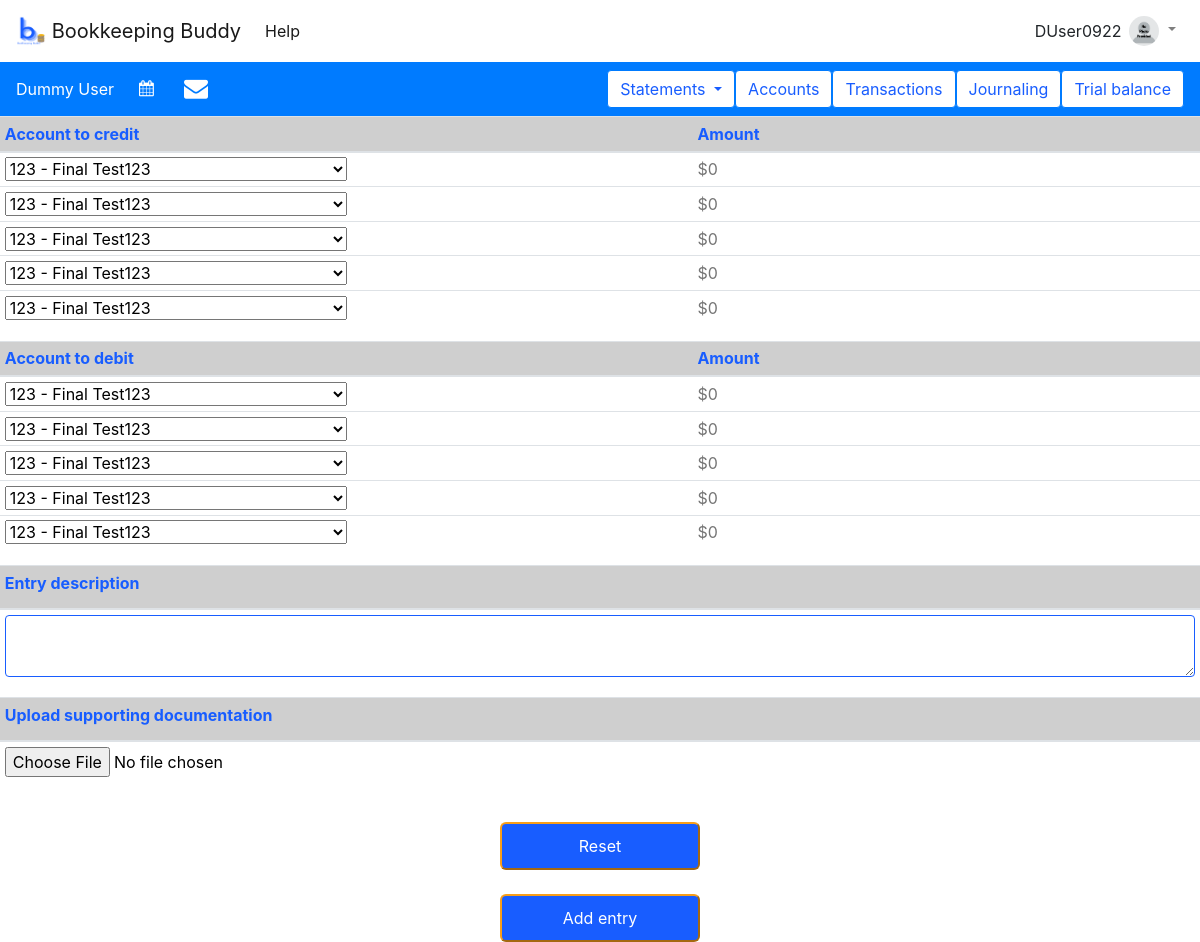
The app's page /journaling/add_entry (signed in), older data.
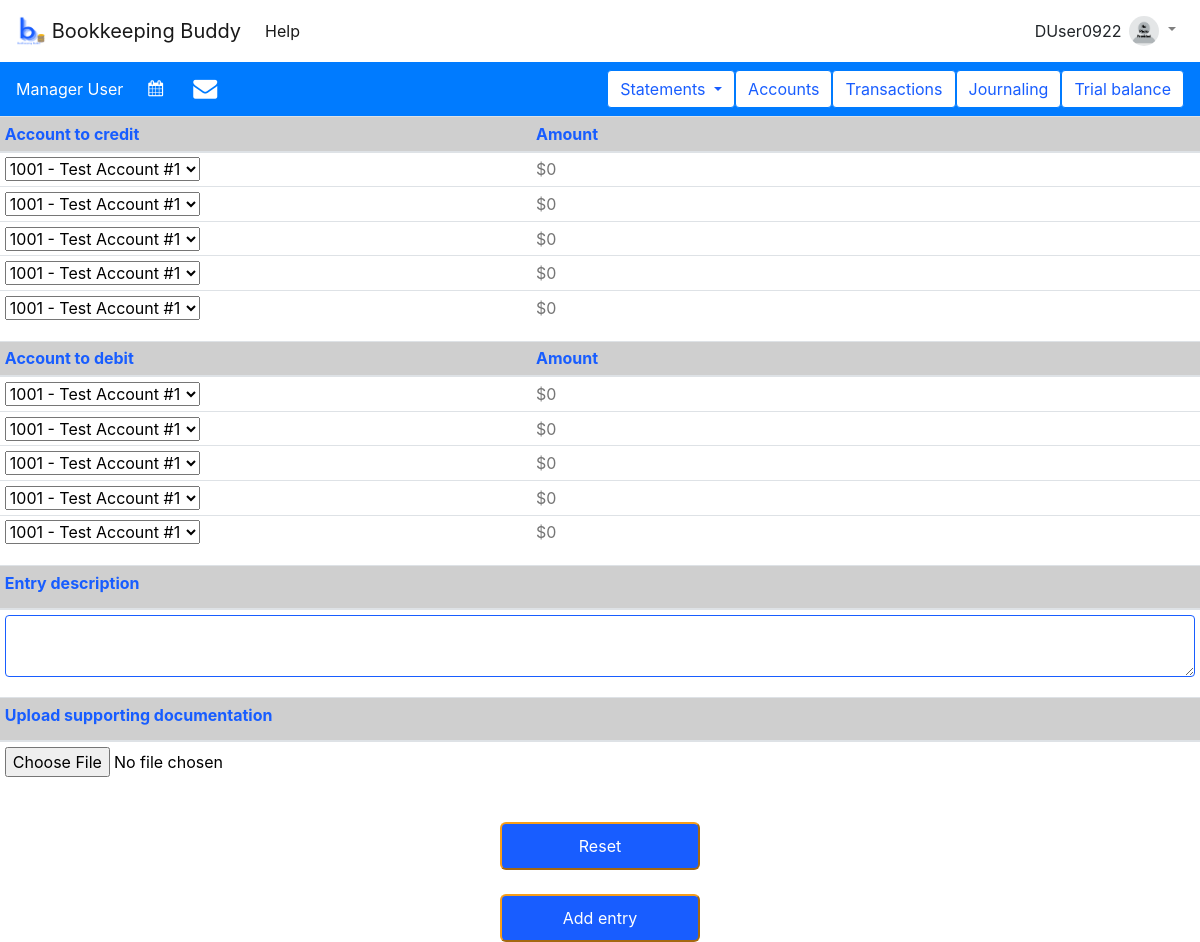
The same page, newer data.
### tables this page shows
CREATE TABLE users (
  username TEXT PRIMARY KEY UNIQUE,
  email_address TEXT NOT NULL,
  first_name TEXT NOT NULL,
  last_name TEXT NOT NULL,
  active INTEGER NOT NULL,
  role INTEGER NOT NULL,
  picture BLOB,
  password TEXT NOT NULL,
  address TEXT NOT NULL,
  DOB TEXT NOT NULL,
  old_passwords TEXT NOT NULL,
  password_refresh_date TEXT NOT NULL,
  incorrect_login_attempts INTEGER NOT NULL,
  suspend_start_date TEXT,
  suspend_end_date TEXT,
  creation_date TEXT NOT NULL,
  first_pet TEXT NOT NULL,
  city_born TEXT NOT NULL,
  year_graduated_hs INTEGER NOT NULL
);

### appl_domain/journaling.py (the view, shortened to what this page needs)
@bp.route('/add_entry', methods=('GET', 'POST'))
@login_required
def add_entry():
    db = get_db()
    accounts = db.execute(
        "SELECT * FROM accounts"
    ).fetchall()
    return render_template('journaling/add_entry.html', accounts=accounts)

### appl_domain/auth.py (called while the page is built)
def login_required(view):
    @functools.wraps(view)
    def wrapped_view(**kwargs):
        if g.user is None:
            return redirect(url_for('auth.login'))
        return view(**kwargs)
    return wrapped_view

@bp.before_app_request
def load_logged_in_user():
    username = session.get('username')
    if username is None:
        g.user = None
    else:
        g.user = get_db().execute(
            "SELECT * FROM users WHERE username = ?", (username,)
        ).fetchone()

### appl_domain/db.py (called while the page is built)
def get_db():
    if 'db' not in g:
        g.db = sqlite3.connect(
            current_app.config['DATABASE'],
            detect_types=sqlite3.PARSE_DECLTYPES
        )
        g.db.row_factory = sqlite3.Row
    return g.db

### appl_domain/templates/journaling/add_entry.html (shortened to what this page needs)
{% extends 'base.html' %}
{% block content %}
    <form class="box" method="post" enctype="multipart/form-data">
        <table class = "table table-sm">
            <thead style="color: #185DFF; background-color: #CFCFCF">
                <th>Account to credit</th>
                <th>Amount</th>
            </thead>
                {% for number in range(1, 6) %}
                    <tr>
                        <td>
                            <select name="credit_{{ number }}_account">
                                {% for account in accounts %}
                                    <option value="{{ account['acct_num'] }}">{{ account['acct_num'] }} - {{ account['acct_name'] }}</option>
                                {% endfor %}
                            </select>
                        </td>
                        <td  style="padding-bottom: 1px">
                            <input style ="border: none" name="credit_{{ number }}_value" type="text" datatype="currency" placeholder="$0" id="credit_{{ number }}_value">
                        </td>
                    </tr>
                {% endfor %}
        </table>
                <table class = "table table-sm">
            <thead style="color: #185DFF; background-color: #CFCFCF">
                <th>Account to debit</th>
                <th>Amount</th>
            </thead>
                {% for number in range(1, 6) %}
                    <tr>
                        <td>
                            <select name="debit_{{ number }}_account">
                                {% for account in accounts %}
                                    <option value="{{ account['acct_num'] }}">{{ account['acct_num'] }} - {{ account['acct_name'] }}</option>
                                {% endfor %}
                            </select>
                        </td>
                        <td style="padding-bottom: 1px">
                            <input  style ="border: none" name="debit_{{ number }}_value" type="text" datatype="currency" placeholder="$0" id="debit_{{ number }}_value">
                        </td>
                    </tr>
                {% endfor %}
        </table>
        <table class = "table table-sm">
            <thead style="color: #185DFF; background-color: #CFCFCF">
                <th><label for="description" style="color: #185DFF">Entry description</label></th>
            </thead>
            <tr>
                <td><textarea  class="form-control" name="description" id="description" rows = "2" style="width: 100%; border-color: #185DFF; border-radius: 4px"></textarea></td>
            </tr>
        </table>
        <table class = "table table-sm">
            <thead style="color: #185DFF; background-color: #CFCFCF">
                <th><label for="attachment" style="color: #185DFF">Upload supporting documentation</label></th>
            </thead>
            <tr>
                <td><input style="color: black" class="file" type="file" name="attachment" id="attachment"></td>
            </tr>
        </table>
        <br>
        <input style="display: block; border-color: #F89E19; margin: auto; padding: 10px; background-color: #185DFF; color: white; border-radius: 6px; width: 200px" type="reset" value="Reset">
        <br>
        <input style="display: block; border-color: #F89E19; margin: auto; padding: 10px; background-color: #185DFF; color: white; border-radius: 6px; width: 200px" class="submit" type="submit" value="Add entry">
    </form>
{% endblock %}

### appl_domain/templates/base.html (shortened to what the changed rows need)
<!DOCTYPE html>
<html lang="en" xmlns="http://www.w3.org/1999/html" xmlns="http://www.w3.org/1999/html">
  <head>
     <link rel="stylesheet" href="{{url_for('static', filename = 'index.css') }}"/>
      <link rel="stylesheet" href="{{url_for('static', filename = 'datatable.css') }}"/>
      <link rel="stylesheet" href="{{url_for('static', filename = 'dateTime.css') }}"/>
    <link rel="stylesheet" href="https://cdn.jsdelivr.net/npm/bootstrap@4.5.3/dist/css/bootstrap.min.css">
       <link rel="stylesheet" href="https://cdnjs.cloudflare.com/ajax/libs/bootstrap-datepicker/1.9.0/css/bootstrap-datepicker.min.css" />
    <link rel="stylesheet" href="https://cdnjs.cloudflare.com/ajax/libs/font-awesome/4.7.0/css/font-awesome.min.css" />
          <link rel = "stylesheet" href = "https://cdn.datatables.net/fixedheader/3.2.3/css/fixedHeader.dataTables.min.css">
  </head>
<body>
<nav class="navbar sticky-top navbar-expand-lg navbar-light bg-white" style="position: relative; z-index: 999; overflow: visible">
    {%  if g.user %}
        <div class="collapse navbar-collapse" id="navbarSupportedContent">
            <ul class="navbar-nav mr-auto">
                <li class="nav-item active">
                    <a class="nav-link" href="{{ url_for('auth.help') }}">Help</a>
                </li>
            </ul>
            <div id="username" >{{ g.user['username'] }}</div>
            <ul class="navbar-nav mr-right">
                <li class="nav-item dropdown" style="position: relative; z-index: 999; overflow: visible">
                    {% if g.user['picture'] %}
                        <a class="nav-link dropdown-toggle" href="#" id="navbarDropdown" role="button" data-toggle="dropdown" aria-haspopup="true" aria-expanded="false">
                            <img class = "rounded-circle" width="30" height="30" alt="User's profile picture"/>
                        </a>
                        <div class="dropdown-menu dropdown-menu-right" aria-labelledby="navbarDropdown">
                            <a class="dropdown-item" href="{{ url_for('auth.my_account') }}">My Account</a>
                            <a class="dropdown-item" href="{{ url_for('auth.manage_users')}}" >Manage Users</a>
                            <div class="dropdown-divider"></div>
                            <a class="dropdown-item" href="{{ url_for('auth.logout') }}">Log Out</a>
                        </div>
                    {% else %}
                        <a class="nav-link dropdown-toggle" href="#" id="navbarDropdown" role="button" data-toggle="dropdown" aria-haspopup="true" aria-expanded="false">
                            <img src="{{ url_for('static', filename='no_photo.png') }}" class = "rounded-circle" width="30" height="30" alt="Placeholder profile picture"/>
                        </a>
                    {% endif %}
                </li>
            </ul>
        </div>
    {% endif %}
</nav>
{%  if g.user %}
    <nav class="navbar navbar-expand-lg navbar-light bg-primary">
        <div id="fullname" style="text-align: left; margin-right: 5vh; color: white">{{ g.user['first_name'] }} {{ g.user['last_name'] }}</div>
  <div class="collapse navbar-collapse" id="navbarSupportedContent1">
    <ul class="navbar-nav mr-auto">
      <li class="nav-item active">
          <form  class="form-inline">
        <div class = "row form-group">
               <div>
                   <i id = "datepicker" class = "fa fa-calendar" style="color: white"></i>
               </div>
                        </div>
      </li>
        <li class="nav-item active">
                        <div >
                            <a href={{ url_for('fin_accts.email') }}><i class="fa fa-envelope" style="font-size:24px; color:white; padding-left:30px"></i></a>
                        </div>
        </li>
    </ul>
    <form class="form-inline my-2 my-lg-0">
       <div class="dropdown">
              <button  data-placement="top" title="Create and view financial account statements" class="btn btn-primary dropdown-toggle" type="button" data-toggle="dropdown" style="background-color: white; color: #185DFF">Statements
              </button>
            </div>
 <button type="button" class="btn btn-outline-primary" data-toggle="tooltip" data-placement="top" title="View chart of accounts or create a new account" style = "background-color: white; color: #185DFF"  onclick="window.location.href='{{ url_for('fin_accts.view_accounts')}}'">Accounts</button>
        <button type="button" class="btn btn-outline-primary" data-toggle="tooltip" data-placement="top" title="View transactions or create a new transaction" style = "background-color: white; color: #185DFF" >Transactions</button>
        <button type="button" class="btn btn-outline-primary" style = "background-color: white; color: #185DFF" data-toggle="tooltip" data-placement="top" title="Create and view journal entries" onclick="window.location.href='{{ url_for('journaling.journal') }}'">Journaling</button>
        <button type="button" class="btn btn-outline-primary" style = "background-color: white; color: #185DFF" data-toggle="tooltip" data-placement="top" title="Create a trial balance">Trial balance</button>
    </form>
  </div>
</nav>
{% endif %}
</body>
<section class="content">
    {% block content %}{% endblock %}
</section>
</html>

Row changes from the older to the newer data that the page shows:
changed users "DUser0922": user.first_name "Dummy" → "Manager"
Text that changed along with them:
form field value: "123 - Final Test123" → "1001 - Test Account #1"
